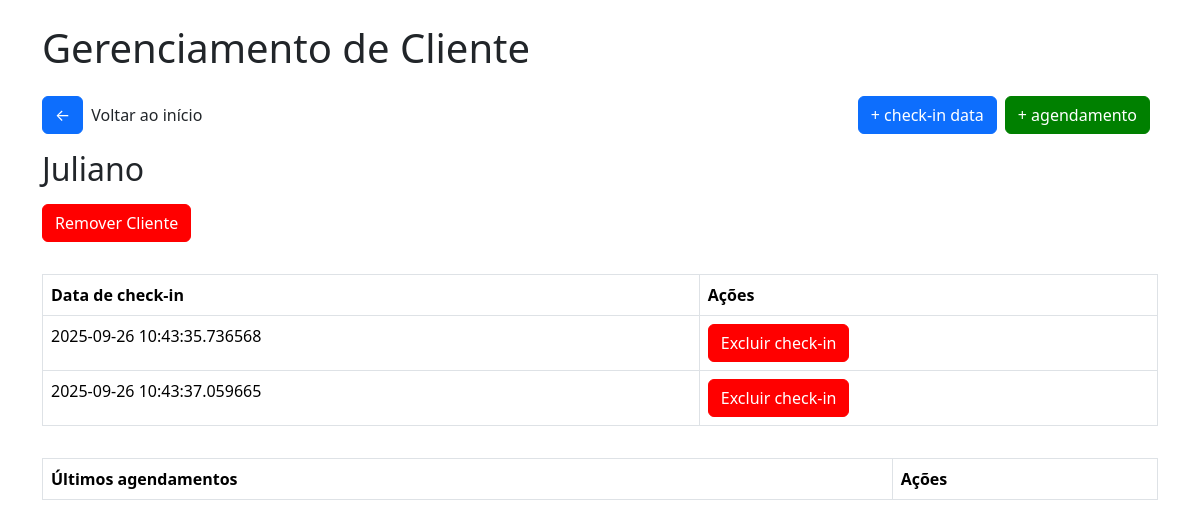
The app's page /clientedetox/2, older data.
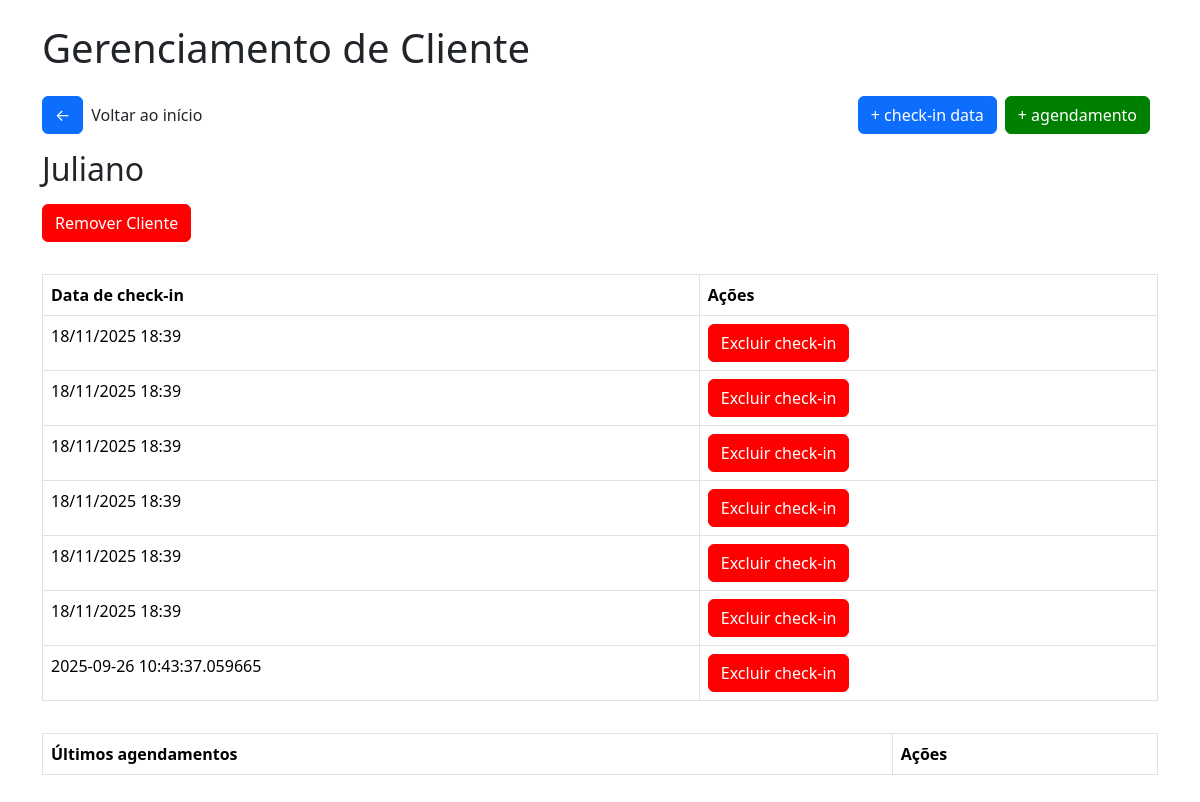
The same page, newer data.
### tables this page shows
CREATE TABLE checkin_detox (
        id INTEGER PRIMARY KEY AUTOINCREMENT,
        cliente_id INTEGER,
        data DATETIME,
        FOREIGN KEY(cliente_id) REFERENCES clientes(id)
    );

### app/views/detox.py (the view)
@app.route('/clientedetox/<int:cliente_id>')
def cliente_detox(cliente_id):
    conn = get_db_connection()
    cliente = conn.execute("SELECT * FROM cliente_detox WHERE id = ?", (cliente_id,)).fetchone()
    checkins = conn.execute("SELECT * FROM checkin_detox WHERE cliente_id = ? ORDER BY data ASC", (cliente_id,))
    agendamentos = conn.execute("SELECT * FROM historico_agendamento_detox WHERE cliente_id = ? ORDER BY data ASC", (cliente_id,))
    return render_template('detox/cliente_detox.html', cliente=cliente, checkins=checkins, agendamentos=agendamentos)

### app/model/model.py (called while the page is built)
def get_db_connection():
    conn = sqlite3.connect('checkins.db')
    conn.row_factory = sqlite3.Row
    return conn

### app/templates/detox/cliente_detox.html (shortened to what this page needs)
<!DOCTYPE html>
<html lang="pt-br">
<head>
    <link href="https://cdn.jsdelivr.net/npm/bootstrap@5.3.2/dist/css/bootstrap.min.css" rel="stylesheet">
    <link rel="stylesheet" href="{{url_for('static', filename='css/style.css')}}">
    <link rel="stylesheet" href="{{url_for('static', filename='css/modal.css')}}">
</head>
<body>
    <div class="container">
        <h1 class="mb-4">
            Gerenciamento de Cliente
        </h1>
        <div class="box-btn-home">
            <div class="box"><a href="/detox" class="btn btn-primary btn-home">&#x2190</a>
            <p>Voltar ao início</p></div>
            <div class="box">
                <a href="/adcheckindatadetox/{{cliente.id}}" class="btn btn-primary btn-home">+ check-in data</a>
                <a href="/adicionaragendamentodetox/{{cliente.id}}" class="btn btn-primary btn-home green">+ agendamento</a>
            </div>
        </div>
        <h2 class="mb-3">
            {{cliente.nome}}
        </h2>
        <button class="btn btn-primary btn-remover" id="openModal">Remover Cliente</button>
        <table class="table table-bordered table-checkin">
            <thead>
                <tr>
                <th>Data de check-in</th>
                <th>Ações</th>
                </tr>
            </thead>
            <tbody>
                {% for checkin in checkins %}
                <tr>
                <td>{{ checkin.data }}</td>
                <td><a href="/excluircheckindetox/{{checkin.id}}" class="btn btn-primary btn-remover excludecheckin">Excluir check-in</a></td>
                </tr>
                {% endfor %}
            </tbody>
        </table>
        <table class="table table-bordered table-checkin">
            <thead>
                <tr>
                <th>Últimos agendamentos</th>
                <th>Ações</th>
                </tr>
            </thead>
        </table>
</body>
</html>

Row changes from the older to the newer data that the page shows:
removed checkin_detox: data "2025-09-26 10:43:35.736568"
added checkin_detox: data "18/11/2025 18:39"
added checkin_detox: data "18/11/2025 18:39"
added checkin_detox: data "18/11/2025 18:39"
added checkin_detox: data "18/11/2025 18:39"
added checkin_detox: data "18/11/2025 18:39"
added checkin_detox: data "18/11/2025 18:39"
